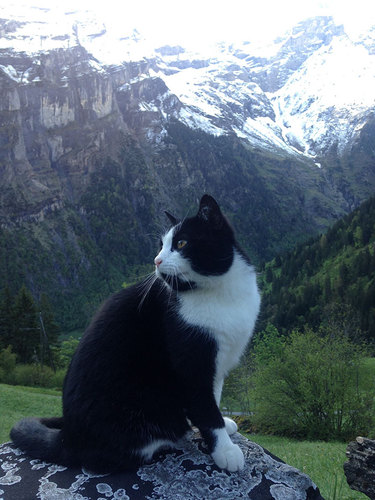
#> input picture images/cat.jpg, 375 x 500 px
$ jupyter execute --allow-errors HED.ipynb
#> lines starting #> are read from the running program, lines starting #| are printed output that depends on the picture; after the words box and inside, x2 and y2 are one past the last pixel; in counts of white or black regions, pixels touching at a corner belong together
# Holistically Nested Edge Detection

[cell 1]
# import the necessary packages
import cv2
import numpy as np
import matplotlib.pyplot as plt


class CropLayer(object):
	def __init__(self, params, blobs):
		# initialize our starting and ending (x, y)-coordinates of
		# the crop
		self.startX = 0
		self.startY = 0
		self.endX = 0
		self.endY = 0

	def getMemoryShapes(self, inputs):
		# the crop layer will receive two inputs -- we need to crop
		# the first input blob to match the shape of the second one,
		# keeping the batch size and number of channels
		(inputShape, targetShape) = (inputs[0], inputs[1])
		(batchSize, numChannels) = (inputShape[0], inputShape[1])
		(H, W) = (targetShape[2], targetShape[3])

		# compute the starting and ending crop coordinates
		self.startX = int((inputShape[3] - targetShape[3]) / 2)
		self.startY = int((inputShape[2] - targetShape[2]) / 2)
		self.endX = self.startX + W
		self.endY = self.startY + H

		# return the shape of the volume (we'll perform the actual
		# crop during the forward pass
		return [[batchSize, numChannels, H, W]]

	def forward(self, inputs):
		# use the derived (x, y)-coordinates to perform the crop
		return [inputs[0][:, :, self.startY:self.endY,
				self.startX:self.endX]]

[cell 2]
# load our serialized edge detector from disk
protoPath = "hed_model/deploy.prototxt"
modelPath = "hed_model/hed_pretrained_bsds.caffemodel"
#> (the rest of this cell did not finish here and is left out)

[cell 3]
# register our new layer with the model
cv2.dnn_registerLayer("Crop", CropLayer)

# load the input image and grab its dimensions
image = cv2.imread('images/cat.jpg')
#> image is the input picture: shape (500, 375, 3); mean B, G, R 113.8, 103.5, 90.8
(H, W) = image.shape[:2]
#> H = 500; W = 375

# convert the image to grayscale, blur it, and perform Canny
# edge detection
print("[INFO] performing Canny edge detection...")
gray = cv2.cvtColor(image, cv2.COLOR_BGR2GRAY)
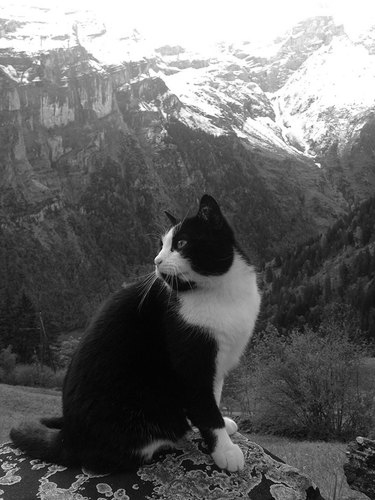
#> gray: shape (500, 375); min 1, max 255, mean 100.9
blurred = cv2.GaussianBlur(gray, (5, 5), 0)
canny = cv2.Canny(blurred, 30, 150)
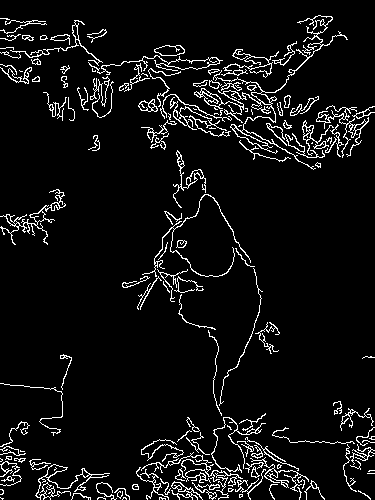
#> canny: shape (500, 375); 6.6% white in thin lines or dots

# construct a blob out of the input image for the Holistically-Nested
# Edge Detector
blob = cv2.dnn.blobFromImage(image, scalefactor=1.0, size=(W, H),
	mean=(104.00698793, 116.66876762, 122.67891434),
	swapRB=False, crop=False)

# set the blob as the input to the network and perform a forward pass
# to compute the edges
print("[INFO] performing holistically-nested edge detection...")
#> (the rest of this cell did not finish here and is left out)

$ run again, with images/guitar.jpg copied over images/cat.jpg
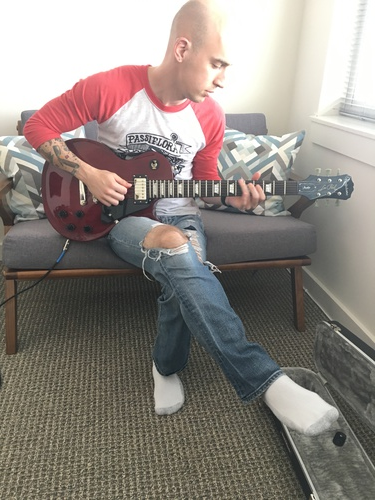
#> input picture images/guitar.jpg, 375 x 500 px
#> image is the input picture: shape (500, 375, 3); mean B, G, R 129.2, 135.2, 143.1
#> `gray = cv2.cvtColor(image, cv2.COLOR_BGR2GRAY)`:
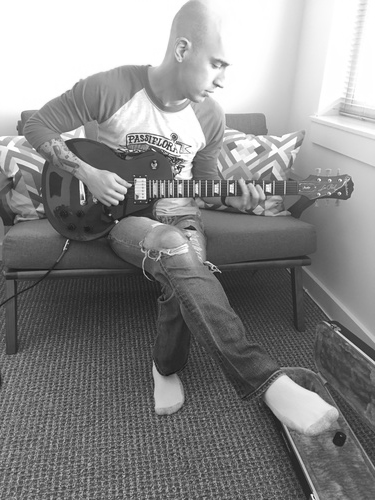
#> gray: shape (500, 375); min 17, max 255, mean 136.9
#> `canny = cv2.Canny(blurred, 30, 150)`:
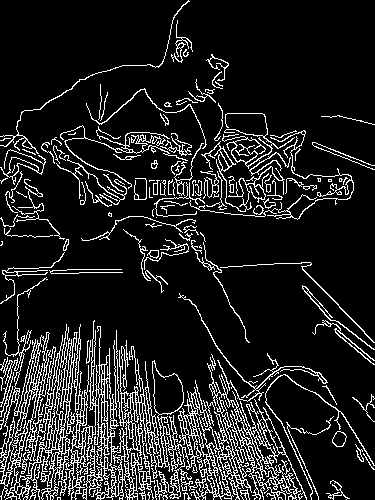
#> canny: shape (500, 375); 12.9% white in thin lines or dots

$ run again, with images/janie.jpg copied over images/cat.jpg
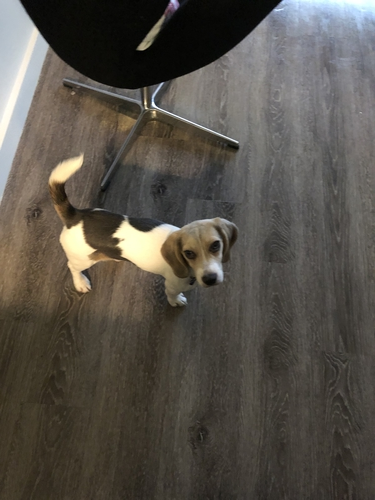
#> input picture images/janie.jpg, 375 x 500 px
#> image is the input picture: shape (500, 375, 3); mean B, G, R 74.1, 81.6, 86.5
#> `gray = cv2.cvtColor(image, cv2.COLOR_BGR2GRAY)`:
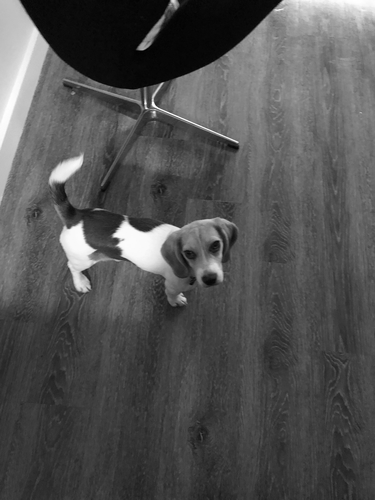
#> gray: shape (500, 375); min 0, max 255, mean 82.2
#> `canny = cv2.Canny(blurred, 30, 150)`:
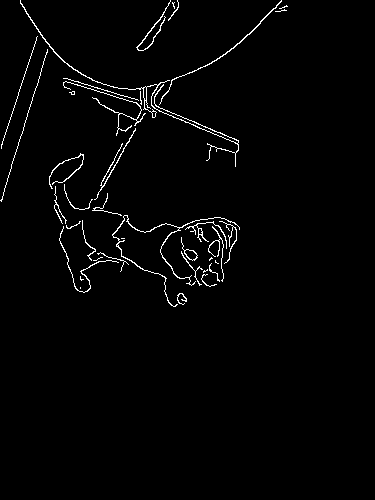
#> canny: shape (500, 375); 1.9% white in thin lines or dots, all inside (x1, y1, x2, y2) = (0, 0, 288, 307)
